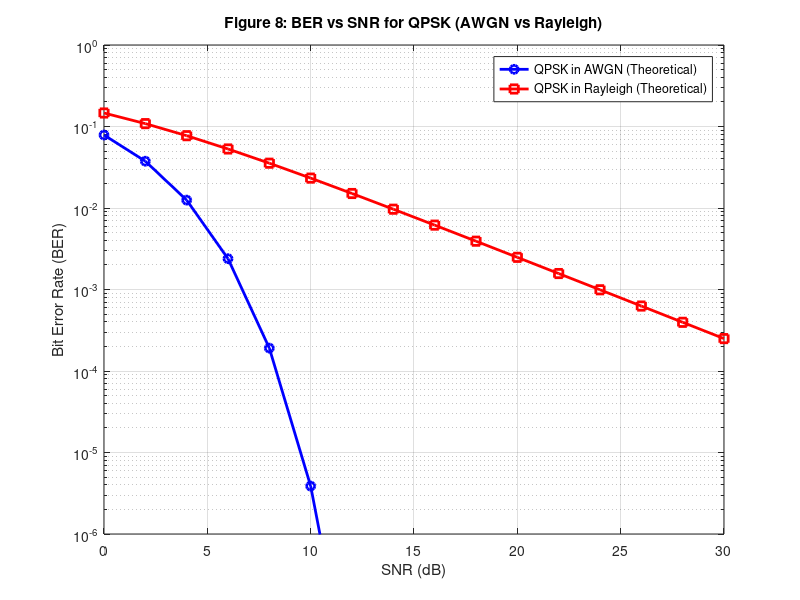

This chart was generated by the following MATLAB code:
%% BER vs SNR Analysis (QPSK)
% Script for Deliverable 2 - File 5
clear; clc; close all;

% --- Parameters ---
SNR_dB = 0:2:30;
SNR_lin = 10.^(SNR_dB/10);

% --- Theoretical BER for QPSK ---
% AWGN Channel
ber_awgn = 0.5 * erfc(sqrt(SNR_lin)); 

% Rayleigh Fading Channel (Theoretical approximation for QPSK)
% Pe = 0.5 * (1 - sqrt(EbNo / (1 + EbNo))) for BPSK/QPSK
ber_rayleigh = 0.5 * (1 - sqrt(SNR_lin ./ (1 + SNR_lin)));

% --- Plotting ---
figure(8);
semilogy(SNR_dB, ber_awgn, 'b-o', 'LineWidth', 2, 'MarkerSize', 6); hold on;
semilogy(SNR_dB, ber_rayleigh, 'r-s', 'LineWidth', 2, 'MarkerSize', 6);
grid on;
xlabel('SNR (dB)');
ylabel('Bit Error Rate (BER)');
title('Figure 8: BER vs SNR for QPSK (AWGN vs Rayleigh)');
legend('QPSK in AWGN (Theoretical)', 'QPSK in Rayleigh (Theoretical)');
ylim([1e-6 1]);
saveas(gcf, 'Figure8_BER_SNR.png');

fprintf('Simulation Complete. Figure 8 generated.\n');
